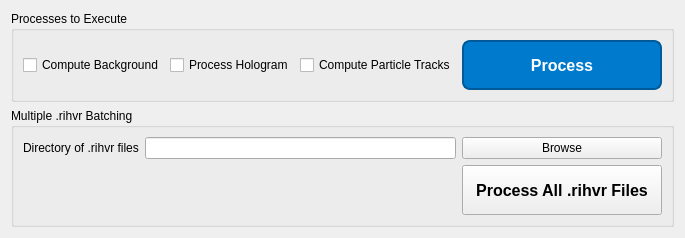
      <widget class="QWidget" name="BatchTab">
       <property name="toolTip">
        <string>&lt;html&gt;&lt;head/&gt;&lt;body&gt;&lt;p&gt;Batch processing tab.&lt;/p&gt;&lt;/body&gt;&lt;/html&gt;</string>
       </property>
       <property name="layoutDirection">
        <enum>Qt::LayoutDirection::LeftToRight</enum>
       </property>
       <attribute name="title">
        <string>Batch Automation</string>
       </attribute>
       <layout class="QVBoxLayout" name="verticalLayout">
        <item>
         <widget class="QGroupBox" name="CurrentProcessBox">
          <property name="maximumSize">
           <size>
            <width>16777215</width>
            <height>100</height>
           </size>
          </property>
          <property name="title">
           <string>Processes to Execute</string>
          </property>
          <layout class="QHBoxLayout" name="horizontalLayout_10">
           <item>
            <widget class="QCheckBox" name="ComputeBGCheckAuto">
             <property name="text">
              <string>Compute Background</string>
             </property>
            </widget>
           </item>
           <item>
            <widget class="QCheckBox" name="ProcessHoloCheckAuto">
             <property name="text">
              <string>Process Hologram</string>
             </property>
            </widget>
           </item>
           <item>
            <widget class="QCheckBox" name="ComputeTracksCheckAuto">
             <property name="text">
              <string>Compute Particle Tracks</string>
             </property>
            </widget>
           </item>
           <item>
            <widget class="QPushButton" name="AutoProcessButton">
             <property name="minimumSize">
              <size>
               <width>200</width>
               <height>50</height>
              </size>
             </property>
             <property name="font">
              <font>
               <pointsize>12</pointsize>
               <bold>true</bold>
              </font>
             </property>
             <property name="styleSheet">
              <string notr="true">QPushButton#AutoProcessButton {
    background-color: #007acc;
    color: #ffffff;
    border: 2px solid #005999;
    border-radius: 8px;
    padding: 10px;
}

QPushButton#AutoProcessButton:hover {
    background-color: #3399ff;
}

QPushButton#AutoProcessButton:pressed {
    background-color: #005999;
}

QPushButton#AutoProcessButton:disabled {
    color: rgba(255,255,255,0.5);
    border-color: rgba(255,255,255,0.3);
}
</string>
             </property>
             <property name="text">
              <string>Process</string>
             </property>
            </widget>
           </item>
          </layout>
         </widget>
        </item>
        <item>
         <widget class="QGroupBox" name="MultiRIHVRBox">
          <property name="maximumSize">
           <size>
            <width>16777215</width>
            <height>150</height>
           </size>
          </property>
          <property name="styleSheet">
           <string notr="true">QGroupBox:disabled {
    color: rgba(255,255,255,0.5);
    border-color: rgba(255,255,255,0.3);
}
</string>
          </property>
          <property name="title">
           <string>Multiple .rihvr Batching</string>
          </property>
          <property name="checkable">
           <bool>false</bool>
          </property>
          <property name="checked">
           <bool>false</bool>
          </property>
          <layout class="QGridLayout" name="gridLayout_8">
           <item row="0" column="0">
            <widget class="QLabel" name="RIHVRFilesDirLabel">
             <property name="toolTip">
              <string>&lt;html&gt;&lt;head/&gt;&lt;body&gt;&lt;p&gt;Directory to .rihvr files for batching.&lt;/p&gt;&lt;/body&gt;&lt;/html&gt;</string>
             </property>
             <property name="styleSheet">
              <string notr="true">QLabel:disabled {
    color: rgba(255,255,255,0.5);
    border-color: rgba(255,255,255,0.3);
}
</string>
             </property>
             <property name="text">
              <string>Directory of .rihvr files</string>
             </property>
            </widget>
           </item>
           <item row="0" column="1">
            <widget class="QLineEdit" name="RIHVRFilesDir">
             <property name="toolTip">
              <string>&lt;html&gt;&lt;head/&gt;&lt;body&gt;&lt;p&gt;Select an image from the input folder. &lt;/p&gt;&lt;/body&gt;&lt;/html&gt;</string>
             </property>
             <property name="styleSheet">
              <string notr="true">QLineEdit:disabled {
    color: rgba(255,255,255,0.5);
    border-color: rgba(255,255,255,0.3);
}
</string>
             </property>
            </widget>
           </item>
           <item row="0" column="2">
            <widget class="QPushButton" name="RIHVRFilesBrowseButton">
             <property name="font">
              <font>
               <bold>false</bold>
              </font>
             </property>
             <property name="styleSheet">
              <string notr="true">QPushButton:disabled {
    color: rgba(255,255,255,0.5);
    border-color: rgba(255,255,255,0.3);
}
</string>
             </property>
             <property name="text">
              <string>Browse</string>
             </property>
            </widget>
           </item>
           <item row="1" column="2">
            <widget class="QPushButton" name="ProcessAllRIHVRFiles">
             <property name="minimumSize">
              <size>
               <width>200</width>
               <height>50</height>
              </size>
             </property>
             <property name="font">
              <font>
               <pointsize>12</pointsize>
               <bold>true</bold>
              </font>
             </property>
             <property name="styleSheet">
              <string notr="true">QPushButton#BatchRIHVRFiles {
    background-color: #007acc;
    color: #ffffff;
    border: 2px solid #005999;
    border-radius: 8px;
    padding: 10px;
}

QPushButton#BatchRIHVRFiles:hover {
    background-color: #3399ff;
}

QPushButton#BatchRIHVRFiles:pressed {
    background-color: #005999;
}

QPushButton#BatchRIHVRFiles:disabled {
    color: rgba(255,255,255,0.5);
    border-color: rgba(255,255,255,0.3);
}
</string>
             </property>
             <property name="text">
              <string>Process All .rihvr Files</string>
             </property>
            </widget>
           </item>
          </layout>
         </widget>
        </item>
       </layout>
      </widget>
